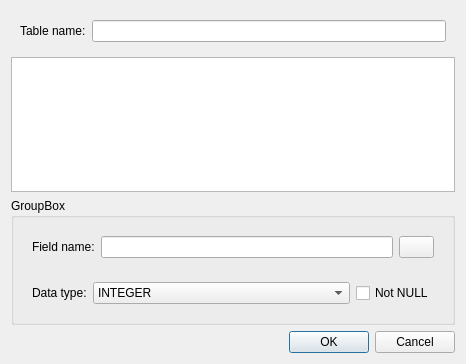
<?xml version="1.0" encoding="UTF-8"?>
<ui version="4.0">
 <class>CreateTableDialog</class>
 <widget class="QDialog" name="CreateTableDialog">
  <property name="geometry">
   <rect>
    <x>0</x>
    <y>0</y>
    <width>466</width>
    <height>364</height>
   </rect>
  </property>
  <property name="windowTitle">
   <string>Dialog</string>
  </property>
  <layout class="QVBoxLayout" name="verticalLayout">
   <item>
    <widget class="QWidget" name="widget" native="true">
     <layout class="QHBoxLayout" name="horizontalLayout">
      <item>
       <widget class="QLabel" name="labelTableName">
        <property name="text">
         <string>Table name:</string>
        </property>
       </widget>
      </item>
      <item>
       <widget class="QLineEdit" name="lineEditTableName"/>
      </item>
     </layout>
    </widget>
   </item>
   <item>
    <widget class="QTableWidget" name="tableWidget"/>
   </item>
   <item>
    <widget class="QGroupBox" name="groupBox">
     <property name="title">
      <string>GroupBox</string>
     </property>
     <layout class="QVBoxLayout" name="verticalLayout_2">
      <item>
       <widget class="QWidget" name="widget_2" native="true">
        <layout class="QHBoxLayout" name="horizontalLayout_2">
         <item>
          <widget class="QLabel" name="labelFieldName">
           <property name="text">
            <string>Field name:</string>
           </property>
          </widget>
         </item>
         <item>
          <widget class="QLineEdit" name="lineEdit"/>
         </item>
         <item>
          <widget class="QPushButton" name="ButAddField">
           <property name="maximumSize">
            <size>
             <width>35</width>
             <height>16777215</height>
            </size>
           </property>
           <property name="text">
            <string/>
           </property>
           <property name="icon">
            <iconset resource="icons/icons.qrc">
             <normaloff>:/icons/add</normaloff>:/icons/add</iconset>
           </property>
          </widget>
         </item>
        </layout>
       </widget>
      </item>
      <item>
       <widget class="QWidget" name="widget_3" native="true">
        <layout class="QHBoxLayout" name="horizontalLayout_3">
         <item>
          <widget class="QLabel" name="labelDataType">
           <property name="sizePolicy">
            <sizepolicy hsizetype="Minimum" vsizetype="Minimum">
             <horstretch>0</horstretch>
             <verstretch>0</verstretch>
            </sizepolicy>
           </property>
           <property name="text">
            <string>Data type:</string>
           </property>
          </widget>
         </item>
         <item>
          <widget class="QComboBox" name="comboBoxDataType">
           <property name="sizePolicy">
            <sizepolicy hsizetype="Expanding" vsizetype="Fixed">
             <horstretch>0</horstretch>
             <verstretch>0</verstretch>
            </sizepolicy>
           </property>
           <item>
            <property name="text">
             <string>INTEGER</string>
            </property>
           </item>
           <item>
            <property name="text">
             <string>TEXT</string>
            </property>
           </item>
           <item>
            <property name="text">
             <string>REAL</string>
            </property>
           </item>
           <item>
            <property name="text">
             <string>BLOB</string>
            </property>
           </item>
          </widget>
         </item>
         <item>
          <widget class="QCheckBox" name="checkBoxNotNull">
           <property name="text">
            <string>Not NULL</string>
           </property>
          </widget>
         </item>
        </layout>
       </widget>
      </item>
     </layout>
    </widget>
   </item>
   <item>
    <widget class="QDialogButtonBox" name="buttonBox">
     <property name="orientation">
      <enum>Qt::Horizontal</enum>
     </property>
     <property name="standardButtons">
      <set>QDialogButtonBox::Cancel|QDialogButtonBox::Ok</set>
     </property>
    </widget>
   </item>
  </layout>
 </widget>
 <resources>
  <include location="icons/icons.qrc"/>
 </resources>
 <connections>
  <connection>
   <sender>buttonBox</sender>
   <signal>accepted()</signal>
   <receiver>CreateTableDialog</receiver>
   <slot>accept()</slot>
   <hints>
    <hint type="sourcelabel">
     <x>248</x>
     <y>254</y>
    </hint>
    <hint type="destinationlabel">
     <x>157</x>
     <y>274</y>
    </hint>
   </hints>
  </connection>
  <connection>
   <sender>buttonBox</sender>
   <signal>rejected()</signal>
   <receiver>CreateTableDialog</receiver>
   <slot>reject()</slot>
   <hints>
    <hint type="sourcelabel">
     <x>316</x>
     <y>260</y>
    </hint>
    <hint type="destinationlabel">
     <x>286</x>
     <y>274</y>
    </hint>
   </hints>
  </connection>
 </connections>
</ui>
